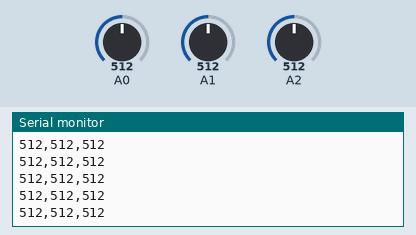
Simulated run of this sketch. Board: Arduino Uno, built with avr-gcc and run on an emulated ATmega328P. On the bench: the last lines printed to the serial monitor. The test bench sets the inputs (shaded band); at power-on: A2 = 512, A0 = 512, A1 = 512.

Above: at 8.7 s.
8.8 s: A2 set to 109
At 8.88 s:
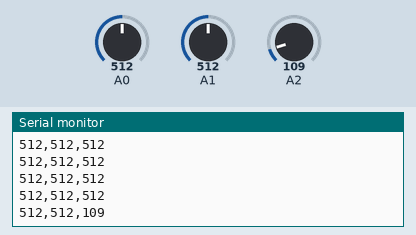
11.8 s: A2 set to 94
At 11.8 s:
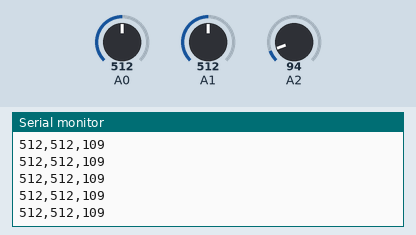
Timing chart, 0 to 14.3 s (numbered marks = the images above; inputs shaded):
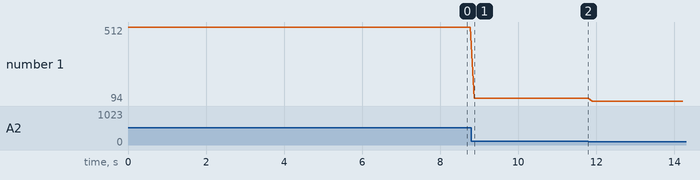

The sketch:

LaundrySensorNorm.ino
```cpp
/*
  Laundry Sensors
 Determine whether a given laundry machine (washer or drier) is in use by
 measuring their acceleration.

 Created by Bob Gardner and Richard Samuels
 modified 6 Apr 2014

*/

int x, y, z;

void setup()
{
  // declare the pins
  Serial.begin(9600);      // sets the serial port to 9600
}

void loop()
{
  x = analogRead(0);       // read analog input pin 0
  y = analogRead(1);       // read analog input pin 1
  z = analogRead(2);       // read analog input pin 1
  //Serial.print("accelerations are x, y, z: ");
  Serial.print(x, DEC);    // print the acceleration in the X axis
  Serial.print(",");
  Serial.print(y, DEC);
  Serial.print(",");
  Serial.println(z, DEC);
  delay(100);              // wait 100ms for next reading
}
```

Measured:
- after the input at 8.8 s, the serial monitor: prints a new line after 0.07 s (image 1)
- plotted number 1: 512 → 109 after the input at 8.8 s, 109 → 94 after the input at 11.8 s
